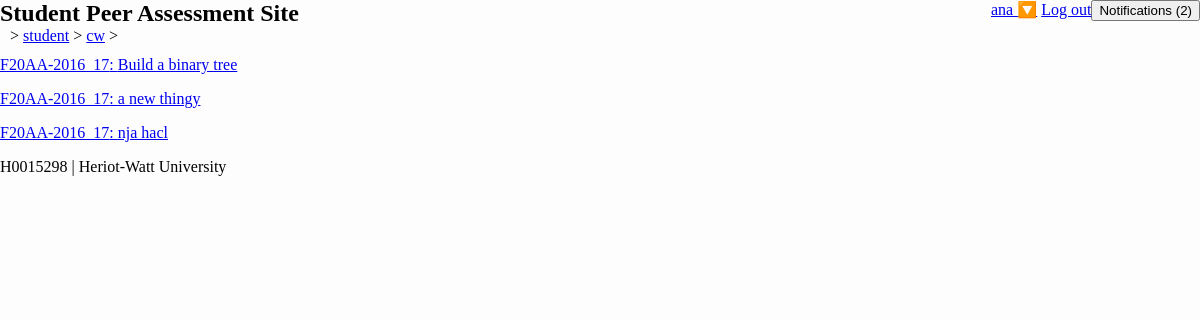
The app's page /student/cw/ (signed in), older data.
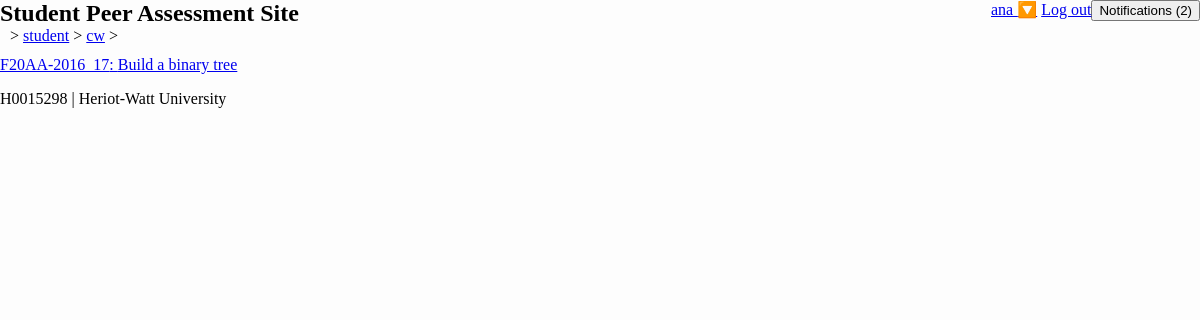
The same page, newer data.
### student/models.py (models this page shows)
class Course(m.Model):
    name = m.CharField(max_length=128)
    code = m.SlugField(max_length=32, unique=True)

class Coursework(m.Model):
    name = m.CharField(max_length=128)
    descriptor = m.URLField()
    course = m.ForeignKey(Course, m.CASCADE)
    state = m.CharField(max_length=1,
                        choices=CourseworkState.POSSIBLE_STATES,
                        default=CourseworkState.INVISIBLE)
    def is_visible(self):
        return self.state != CourseworkState.INVISIBLE

### student/views.py (the view)
# urls.py: url('cw/(?P<cw>[0-9a-zA-Z\-_]*)', views.detail_coursework, name='cw'),
@login_required()
def detail_coursework(request, cw=None):
    if cw is None or cw == "":
        available = retrieve_coursework(request)
        return render(request, 'student/choose_coursework.html', {'courseworks': available})
    return single_coursework(request, cw)

### student/permission.py (called while the page is built)
def can_view_coursework(user, coursework):
    is_enrolled = m.EnrolledUser.objects.filter(login=user).filter(course=coursework.course)
    if is_enrolled.count() != 1:
        return False
    return True if is_teacher(user) else coursework.is_visible()

def is_teacher(user):
    teacher_group = Group.objects.get(name="teacher")
    return teacher_group in user.groups.all()

### student/views.py (called while the page is built)
def retrieve_coursework(request):
    logged_in_user = request.user
    enrolled_courses = m.EnrolledUser.objects.filter(login=logged_in_user).values('course')
    courses_for_user = m.Course.objects.filter(id__in=enrolled_courses)
    all_courseworks_for_user = m.Coursework.objects.filter(course__in=courses_for_user)
    visible_courseworks = []
    for item in all_courseworks_for_user:
        if p.can_view_coursework(logged_in_user, item):
            visible_courseworks.append((item.id, item.state, item.course.code, item.name))
    return visible_courseworks

### templates/student/choose_coursework.html (shortened to what this page needs)
{% extends "student/base.html" %}
{% block content %}
    {% if courseworks %}
        {% for id, state, course, title in courseworks %}
            <p><a href="/student/cw/{{ id }}" class="coursework coursework_{{ state }}"
            >{{ course }}:
                {{ title }}</a></p>
        {% endfor %}
    {% else %}
        <div>No courseworks available right now</div>
    {% endif %}
{% endblock %}

Row changes from the older to the newer data that the page shows:
removed Coursework: courseworks "a new thingy"
removed Coursework: courseworks "nja hacl"
Text that changed along with them:
list line gone: "F20AA-2016_17"
